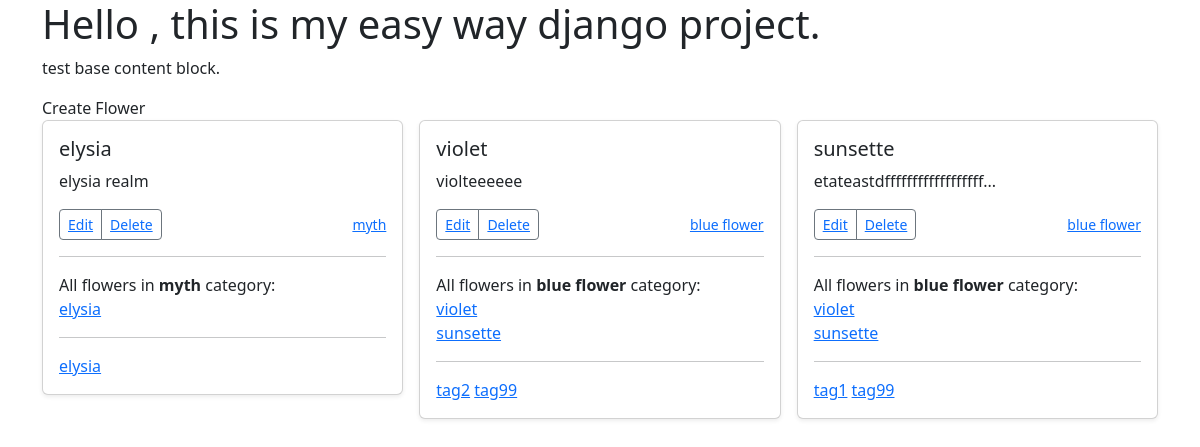
The page / on the database its author committed.
### myapp/models.py (models this page shows, shortened)
class Flower(models.Model):
    title = models.CharField(max_length=255, default='')
    description = models.TextField(default='')
    slug = models.SlugField(blank=True, default='')
    category = models.ForeignKey(Category, null=True, on_delete=models.PROTECT)
    tags = models.ManyToManyField(Tag)
    def __str__(self):
        return self.title

class Category(models.Model):
    title = models.CharField(max_length=255, default='')
    def __str__(self):
        return self.title

class Tag(models.Model):
    title = models.CharField(max_length=255, default='')
    slug = models.SlugField(blank=True, default='')
    def __str__(self):
        return self.title

### myapp/views.py (the view)
# urls.py: path('', views.index, name='index'),
def index(request):
    q = request.GET.get('q', None)
    items = ''
    if q is None or q is "":
        flowers = Flower.objects.all()
    elif q is not None:
        flowers = Flower.objects.filter(title__contains=q)
    context = {'flowers': flowers}
    return render(request, 'myapp/index.html', context)

### myapp/templates/myapp/index.html
{% extends 'base/base.html' %}
{% block content %}
<h1>Hello , this is my easy way django project.</h1>
<p>test base content block.</p>
        <a class="nav-link" href="flower/create/">
            Create Flower
        </a>
<div class="row row-cols-1 row-cols-sm-2 row-cols-md-3 g-3">
    {% for flower in flowers %}
    <div class="col">
        <div class="card shadow-sm">
            <div class="card-body">
                <h5 class="card-title">{{ flower.title }}</h5>
                <p class="card-text">{{ flower.description|truncatechars:30 }}</p>
                <div class="d-flex justify-content-between align-items-center">
                    <div class="btn-group">
                        <button type="button" class="btn btn-sm btn-outline-secondary"><a
                                href="{% url 'detail' flower.slug %}" class="card_link">Edit</a></button>
                        <button type="button" class="btn btn-sm btn-outline-secondary"><a
                                href="adminmyapp/flower/{{ flower.id }}/delete/" class="card_link">Delete</a></button>
                    </div>
                    <small class="text-muted"><a href="#" class="card_link">{{ flower.category }}</a></small>
                </div>
                <hr>
                All flowers in <strong>{{ flower.category }}</strong> category: <br>
                {% for flower_cate in flower.category.flower_set.all %}
                <a href="#" class="card_link">{{ flower_cate }}</a><br>
                {% endfor %}
                <hr>
                {% for tag in flower.tags.all %}
                <a href="{% url 'tags' tag.slug %}" class="card_link">{{ tag }}</a>
                {% endfor %}
            </div>
        </div>
    </div>
    {% endfor %}
</div>
{% endblock %}

### rows shown on the page
Flower: title "elysia", description "elysia realm", category "myth"
Tag: title "elysia"
Flower: title "violet", description "violteeeeee", category "blue flower"
Flower: title "sunsette", description "etateastdffffffffffffffffff...", category "blue flower"
Tag: title "tag2"
Tag: title "tag99"
Tag: title "tag1"
